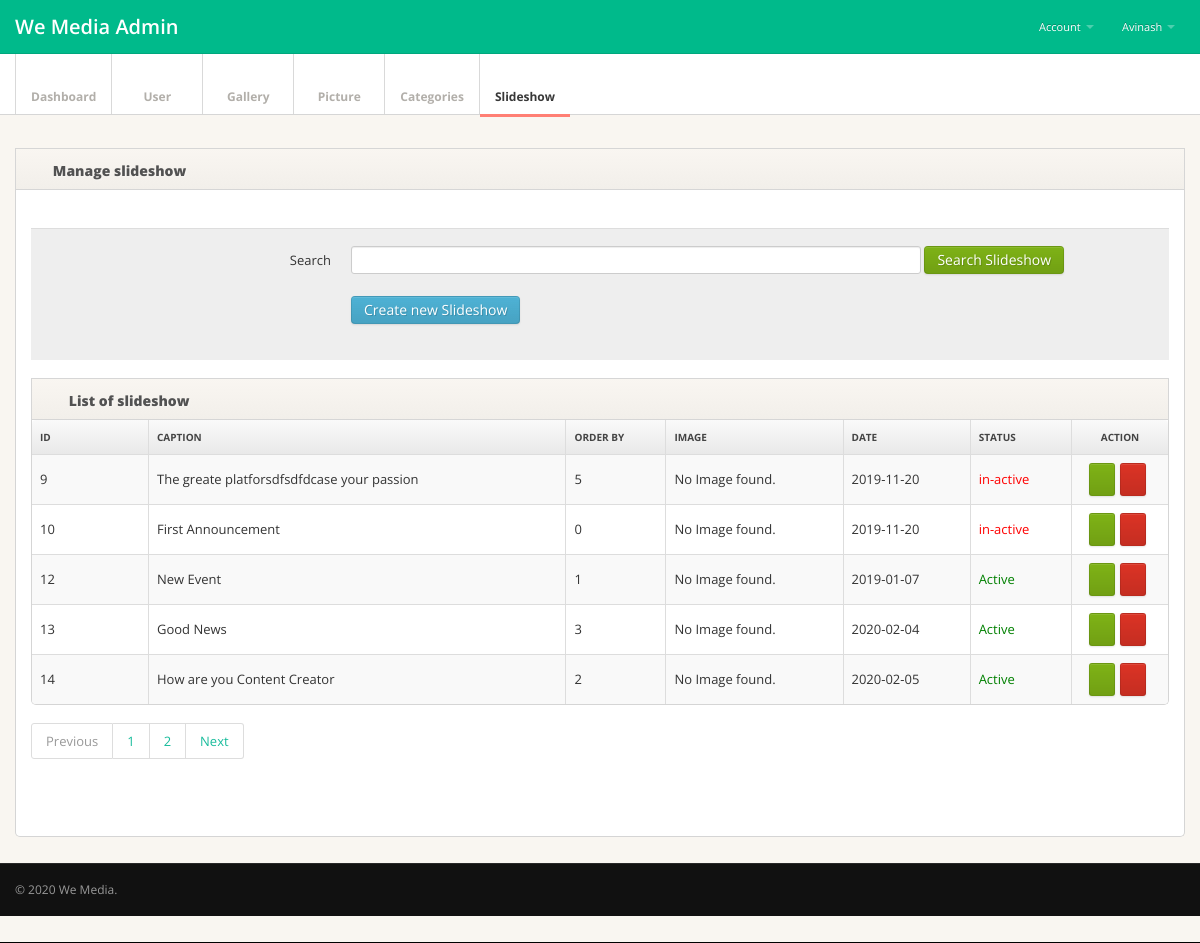
Page /Super_Admin/slideshow.php (signed in) on the committed database.
### tables this page shows
CREATE TABLE `tbl_slideshow` (
  `id` int(5) NOT NULL,
  `image` varchar(100) NOT NULL,
  `caption` varchar(255) NOT NULL,
  `orderby` int(3) NOT NULL,
  `c_date` date NOT NULL,
  `date` timestamp NOT NULL DEFAULT CURRENT_TIMESTAMP ON UPDATE CURRENT_TIMESTAMP,
  `status` tinyint(1) NOT NULL DEFAULT '1'
);

### Super_Admin/engine/engine.php (called while the page is built, shortened)
<?php
$select="";
@$page=$_GET["page"];
  if($page=="" || $page==1)
  {
      @$page1=0;
  }
  else
  {
      @$page1=($page*5)-5;
  }
  if($type=='user'){
    $select= mysqli_query($con,"select * from tbl_module_$type limit $page1,5");
   }else{
       $select= mysqli_query($con,"select * from tbl_$type limit $page1,5");
   }
if($type=='user'){
    $sql1= mysqli_query($con,"select * from tbl_module_$type ");
   }else{
       $sql1= mysqli_query($con,"select * from tbl_$type ");
   }
@$total_rec=mysqli_num_rows($sql1);
$total_pages=ceil($total_rec/5);
if(isset($_POST['search'])){
	if($_POST['keyword']==NULL){
    $error="Please Enter Hint Like ID or Title or caption to search ";
    $sql=$select;
  }
else{
  $searchkey = $_POST['keyword'];
  if($type=="picture" || $type=="slideshow"){
    $sql=mysqli_query($con,"select * from tbl_$type where caption like '%$searchkey%' or id like '%$searchkey%' and deletion='1'");
    }
    if($type=="gallery" || $type=="categories"){
      $sql=mysqli_query($con,"select * from tbl_$type where title like '%$searchkey%' or id like '%$searchkey%' and deletion='1'");
      }
      if($type=="qna"){
        $sql=mysqli_query($con,"select * from tbl_$type where question like '%$searchkey%' or id like '%$searchkey%' and deletion='1'");
        }
        if($type=="feedbcak"){
          $sql=mysqli_query($con,"select * from tbl_$type where subject like '%$searchkey%' or message like '%$searchkey%' or id like '%$searchkey%' and deletion='1'");
          }
          if($type=="user"){
            $sql=mysqli_query($con,"select * from tbl_module_$type where user_name like '%$searchkey%' or first_name like '%$searchkey%' or id like '%$searchkey%' or last_name like '%$searchkey%' or email like '%$searchkey%' and deletion='1'");
            }
}
}else{
  $sql=$select;
  }
?>

### Super_Admin/Manager/slideshow/tbl.php (the view, shortened to what this page needs)
						<div class="tab-pane active" id="formcontrols">
						<form id="edit-profile" class="form-horizontal" action="<?php echo $_SERVER['PHP_SELF'];?>" method="post">
							<fieldset>
                <div class="form-actions">
                <div class="control-group">
									<label class="control-label" for="title">Search</label>
									<div class="controls">
										<input type="text" class="span6" id="title" name="keyword" >
                      <button class="btn btn-success" name="search">Search <?php echo ucfirst($type);?></button>
                      <br><br>
                      <button class="btn btn-info" name="create">Create new <?php echo ucfirst($type);?></button>
                  	</div>
								</div>
										</div>
       								 <div class="widget widget-table action-table">
          								<div class="widget-header"> <i class="icon-th-list"></i>
           								 <h3>List of <?php echo $type;?></h3>
         									 </div>
          									<div class="widget-content">
           							 <table class="table table-striped table-bordered">
              <thead>
                <tr>
                  <th style="width: 100px;"> Id </th>
                  <th> Caption</th>
                  <th> Order By</th>
                  <th> Image</th>
                  <th>Date</th>
                  <th>Status</th>
                  <th class="td-actions"> Action</th>
                </tr>
              </thead>
              <tbody>
              <?php
              while($row=mysqli_fetch_array($sql)){
              ?>
                <tr>
                  <td> <?php echo $row['id'];?> </td>
                  <td> <?php echo $row['caption'];?> </td>
                  <td> <?php echo $row['orderby'];?> </td>
                  <td><?php
      if(file_exists($imgPath."/".$row['image']) && !empty($row['image'])){
?>
      <img src="<?php echo $imgPath."/".$row['image']; ?>" width="80"/>
      <?php
}else echo "No Image found.";
?></td>
                  <td> <?php echo $row['c_date'];?> </td>
                  <td>
<a href="?status=<?php echo $row['id']; ?>" style="color:<?php echo $row['status']?'green':'red'; ?>" onclick="return confirm('Are you sure to change the status of item?')">
<?php echo $row['status']?'Active':'in-active'; ?></td>
                  <td class="td-actions"><a href="?edit=<?php echo $row['id']; ?>" class="btn btn-small btn-success"><i class="btn-icon-only icon-pencil"> </i></a><a href="?del=<?php echo $row['id']; ?>" class="btn btn-danger btn-small"><i class="btn-icon-only icon-remove"> </i></a></td>
                </tr>
              <?php
              }
              ?>
              </tbody>
            </table>
          </div>
          <ul class="pagination">
                                  <li class="paginate_button previous <?php if($page<$total_pages){ echo "disabled";} ?>" id="DataTables_Table_0_previous">
                                  <a href="?page=1" aria-controls="DataTables_Table_0" data-dt-idx="0" tabindex="0">Previous</a></li>
                                  <?php
                                  for($i=1;$i<=$total_pages;$i++)
                                  {
                                      ?>
                                      <li class="paginate_button <?php echo ($i==$_GET['page'])?'active':'';?>"><a href="?page=<?php echo $i;?>" aria-controls="DataTables_Table_0" data-dt-idx="1" tabindex="0"><?php echo $i;?></a></li>
                                  <?php }
                                  ?>
                                  <li class="paginate_button previous <?php if($page>=$total_pages){ echo "disabled";} ?>" id="DataTables_Table_0_previous">
                                  <a href="?page=<?php echo $total_pages;?>" aria-controls="DataTables_Table_0" data-dt-idx="0" tabindex="0">Next</a></li>
                                  </ul>
        </div>
								</fieldset>
							</form>
						</div>

### Super_Admin/css/style.css (style rules this page uses)
body { background: #f9f6f1; font: 13px/1.7em 'Open Sans'; }
input, button, select, textarea { font-family: 'Open Sans'; }
.btn-icon-only { padding-right: 3px; padding-left: 3px; }
.table td { vertical-align: middle; }
.table-bordered th { background: #E9E9E9; background:-moz-linear-gradient(top, #FAFAFA 0%, #E9E9E9 100%); background:-webkit-gradient(linear, left top, left bottom, color-stop(0%,#FAFAFA), color-stop(100%,#E9E9E9)); background:-webkit-linear-gradient(top, #FAFAFA 0%,#E9E9E9 100%); background:-o-linear-gradient(top, #FAFAFA 0%,#E9E9E9 100%); background:-ms-linear-gradient(top, #FAFAFA 0%,#E9E9E9 100%); background:linear-gradient(top, #FAFAFA 0%,#E9E9E9 100%); filter: progid:DXImageTransform.Microsoft.gradient(startColorstr='#FAFAFA', endColorstr='#E9E9E9'); -ms-filter: "progid:DXImageTransform.Microsoft.gradient(startColorstr='#FAFAFA', endColorstr='#E9E9E9')"; font-size: 10px; color: #444; text-transform: uppercase; }
.widget { position: relative; clear: both; width: auto; margin-bottom: 2em; overflow: hidden; }
.widget-header { position: relative; height: 40px; line-height: 40px; background: #f9f6f1; background:-moz-linear-gradient(top, #f9f6f1 0%, #f2efea 100%); background:-webkit-gradient(linear, left top, left bottom, color-stop(0%,#f9f6f1), color-stop(100%,#f2efea)); background:-webkit-linear-gradient(top, #f9f6f1 0%,#f2efea 100%); background:-o-linear-gradient(top, #f9f6f1 0%,#f2efea 100%); background:-ms-linear-gradient(top, #f9f6f1 0%,#f2efea 100%); background:linear-gradient(top, #f9f6f1 0%,#f2efea 100%); filter: progid:DXImageTransform.Microsoft.gradient(startColorstr='#f9f6f1', endColorstr='#f2efea'); -ms-filter: "progid:DXImageTransform.Microsoft.gradient(startColorstr='#f9f6f1', endColorstr='#f2efea')"; border: 1px solid #d6d6d6; -webkit-background-clip: padding-box; }
.widget-header h3 { position: relative; top: 2px; left: 10px; display: inline-block; margin-right: 3em; font-size: 14px; font-weight: 800; color: #525252; line-height: 18px; text-shadow: 1px 1px 2px rgba(255,255,255,.5); }
.widget-header [class^="icon-"], .widget-header [class*=" icon-"] { display: inline-block; margin-left: 13px; margin-right: -2px; font-size: 16px; color: #555; vertical-align: middle; }
.widget-content { padding: 20px 15px 15px; background: #FFF; border: 1px solid #D5D5D5; -moz-border-radius: 5px; -webkit-border-radius: 5px; border-radius: 5px; }
.widget-header+.widget-content { border-top: none; -webkit-border-top-left-radius: 0; -webkit-border-top-right-radius: 0; -moz-border-radius-topleft: 0; -moz-border-radius-topright: 0; border-top-left-radius: 0; border-top-right-radius: 0; }
.widget-content:before, .widget-content:after { content:""; display:table; }
.widget-content:after { clear:both; }
.widget-content { zoom:1; }
.widget-table .widget-content { padding: 0; }
.widget-table .table { margin-bottom: 0; border: none; }
.widget-table .table tr td:first-child { border-left: none; }
.widget-table .table tr th:first-child { border-left: none; }

### Super_Admin/css/pages/dashboard.css (style rules this page uses)
.action-table .btn-small { padding: 4px 5px 5px; font-size: 10px; }
.action-table .td-actions { width: 80px; text-align: center; }
.action-table .td-actions .btn { margin-right: .5em; }
.action-table .td-actions .btn:last-child { margin-rigth: 0; }

### rows in the picture
tbl_slideshow: id "9", caption "The greate platforsdfsdfdcase your passion", orderby "5", image "No Image found.", c_date "2019-11-20", status "in-active"
tbl_slideshow: id "10", caption "First Announcement", orderby "0", image "No Image found.", c_date "2019-11-20", status "in-active"
tbl_slideshow: id "12", caption "New Event", orderby "1", image "No Image found.", c_date "2019-01-07", status "Active"
tbl_slideshow: id "13", caption "Good News", orderby "3", image "No Image found.", c_date "2020-02-04", status "Active"
tbl_slideshow: id "14", caption "How are you Content Creator", orderby "2", image "No Image found.", c_date "2020-02-05", status "Active"

### other values in the picture
$_SESSION['newAccount-AdminLogin'] "Avinash"
$type "slideshow"
$type "Slideshow"
